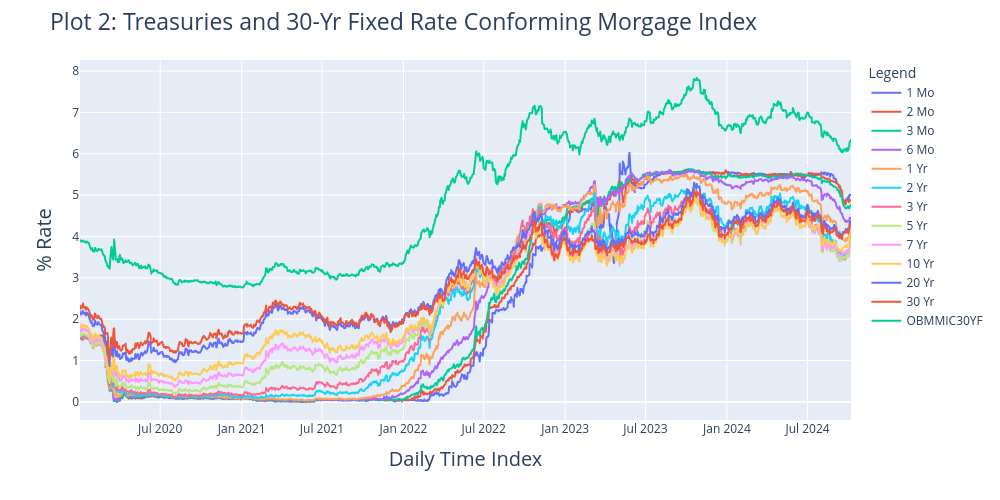

The notebook cell this image was saved under:
### Markdown cell above
Visualizations

### Code cell
# Plot all columns using the DataFrame index as x-axis
fig = px.line(df, x=df.index, y=df.columns, width=1000, height=500)
fig.update_layout(
    xaxis_title="Daily Time Index",
    yaxis_title="% Rate",
    legend_title_text="Legend",
    title={'text':'Plot 2: Treasuries and 30-Yr Fixed Rate Conforming Morgage Index',
           'font': dict(size=23)} 
)

fig.update_xaxes(title_font=dict(size=20))
fig.update_yaxes(title_font=dict(size=20))

fig.show()

### Figure 1 — Plotly figure (JSON) as saved in the notebook; plotly's stock layout.template omitted (floating-point values rounded to 4 significant figures; data arrays with more than 128 entries replaced by an {"elided": "..."} marker saying what was removed)
{"data": [{"hovertemplate": "variable=1 Mo<br>index=%{x}<br>value=%{y}<extra></extra>", "legendgroup": "1 Mo", "line": {"color": "#636efa", "dash": "solid"}, "marker": {"symbol": "circle"}, "mode": "lines", "name": "1 Mo", "showlegend": true, "type": "scattergl", "x": {"elided": "1194 str values"}, "xaxis": "x", "y": {"elided": "1194 float values"}, "yaxis": "y"}, {"hovertemplate": "variable=2 Mo<br>index=%{x}<br>value=%{y}<extra></extra>", "legendgroup": "2 Mo", "line": {"color": "#EF553B", "dash": "solid"}, "marker": {"symbol": "circle"}, "mode": "lines", "name": "2 Mo", "showlegend": true, "type": "scattergl", "x": {"elided": "1194 str values"}, "xaxis": "x", "y": {"elided": "1194 float values"}, "yaxis": "y"}, {"hovertemplate": "variable=3 Mo<br>index=%{x}<br>value=%{y}<extra></extra>", "legendgroup": "3 Mo", "line": {"color": "#00cc96", "dash": "solid"}, "marker": {"symbol": "circle"}, "mode": "lines", "name": "3 Mo", "showlegend": true, "type": "scattergl", "x": {"elided": "1194 str values"}, "xaxis": "x", "y": {"elided": "1194 float values"}, "yaxis": "y"}, {"hovertemplate": "variable=6 Mo<br>index=%{x}<br>value=%{y}<extra></extra>", "legendgroup": "6 Mo", "line": {"color": "#ab63fa", "dash": "solid"}, "marker": {"symbol": "circle"}, "mode": "lines", "name": "6 Mo", "showlegend": true, "type": "scattergl", "x": {"elided": "1194 str values"}, "xaxis": "x", "y": {"elided": "1194 float values"}, "yaxis": "y"}, {"hovertemplate": "variable=1 Yr<br>index=%{x}<br>value=%{y}<extra></extra>", "legendgroup": "1 Yr", "line": {"color": "#FFA15A", "dash": "solid"}, "marker": {"symbol": "circle"}, "mode": "lines", "name": "1 Yr", "showlegend": true, "type": "scattergl", "x": {"elided": "1194 str values"}, "xaxis": "x", "y": {"elided": "1194 float values"}, "yaxis": "y"}, {"hovertemplate": "variable=2 Yr<br>index=%{x}<br>value=%{y}<extra></extra>", "legendgroup": "2 Yr", "line": {"color": "#19d3f3", "dash": "solid"}, "marker": {"symbol": "circle"}, "mode": "lines", "name": "2 Yr", "showlegend": true, "type": "scattergl", "x": {"elided": "1194 str values"}, "xaxis": "x", "y": {"elided": "1194 float values"}, "yaxis": "y"}, {"hovertemplate": "variable=3 Yr<br>index=%{x}<br>value=%{y}<extra></extra>", "legendgroup": "3 Yr", "line": {"color": "#FF6692", "dash": "solid"}, "marker": {"symbol": "circle"}, "mode": "lines", "name": "3 Yr", "showlegend": true, "type": "scattergl", "x": {"elided": "1194 str values"}, "xaxis": "x", "y": {"elided": "1194 float values"}, "yaxis": "y"}, {"hovertemplate": "variable=5 Yr<br>index=%{x}<br>value=%{y}<extra></extra>", "legendgroup": "5 Yr", "line": {"color": "#B6E880", "dash": "solid"}, "marker": {"symbol": "circle"}, "mode": "lines", "name": "5 Yr", "showlegend": true, "type": "scattergl", "x": {"elided": "1194 str values"}, "xaxis": "x", "y": {"elided": "1194 float values"}, "yaxis": "y"}, {"hovertemplate": "variable=7 Yr<br>index=%{x}<br>value=%{y}<extra></extra>", "legendgroup": "7 Yr", "line": {"color": "#FF97FF", "dash": "solid"}, "marker": {"symbol": "circle"}, "mode": "lines", "name": "7 Yr", "showlegend": true, "type": "scattergl", "x": {"elided": "1194 str values"}, "xaxis": "x", "y": {"elided": "1194 float values"}, "yaxis": "y"}, {"hovertemplate": "variable=10 Yr<br>index=%{x}<br>value=%{y}<extra></extra>", "legendgroup": "10 Yr", "line": {"color": "#FECB52", "dash": "solid"}, "marker": {"symbol": "circle"}, "mode": "lines", "name": "10 Yr", "showlegend": true, "type": "scattergl", "x": {"elided": "1194 str values"}, "xaxis": "x", "y": {"elided": "1194 float values"}, "yaxis": "y"}, {"hovertemplate": "variable=20 Yr<br>index=%{x}<br>value=%{y}<extra></extra>", "legendgroup": "20 Yr", "line": {"color": "#636efa", "dash": "solid"}, "marker": {"symbol": "circle"}, "mode": "lines", "name": "20 Yr", "showlegend": true, "type": "scattergl", "x": {"elided": "1194 str values"}, "xaxis": "x", "y": {"elided": "1194 float values"}, "yaxis": "y"}, {"hovertemplate": "variable=30 Yr<br>index=%{x}<br>value=%{y}<extra></extra>", "legendgroup": "30 Yr", "line": {"color": "#EF553B", "dash": "solid"}, "marker": {"symbol": "circle"}, "mode": "lines", "name": "30 Yr", "showlegend": true, "type": "scattergl", "x": {"elided": "1194 str values"}, "xaxis": "x", "y": {"elided": "1194 float values"}, "yaxis": "y"}, {"hovertemplate": "variable=OBMMIC30YF<br>index=%{x}<br>value=%{y}<extra></extra>", "legendgroup": "OBMMIC30YF", "line": {"color": "#00cc96", "dash": "solid"}, "marker": {"symbol": "circle"}, "mode": "lines", "name": "OBMMIC30YF", "showlegend": true, "type": "scattergl", "x": {"elided": "1194 str values"}, "xaxis": "x", "y": {"elided": "1194 float values"}, "yaxis": "y"}], "layout": {"height": 500, "legend": {"title": {"text": "Legend"}, "tracegroupgap": 0}, "margin": {"t": 60}, "title": {"font": {"size": 23}, "text": "Plot 2: Treasuries and 30-Yr Fixed Rate Conforming Morgage Index"}, "width": 1000, "xaxis": {"anchor": "y", "domain": [0, 1], "title": {"font": {"size": 20}, "text": "Daily Time Index"}}, "yaxis": {"anchor": "x", "domain": [0, 1], "title": {"font": {"size": 20}, "text": "% Rate"}}}}
